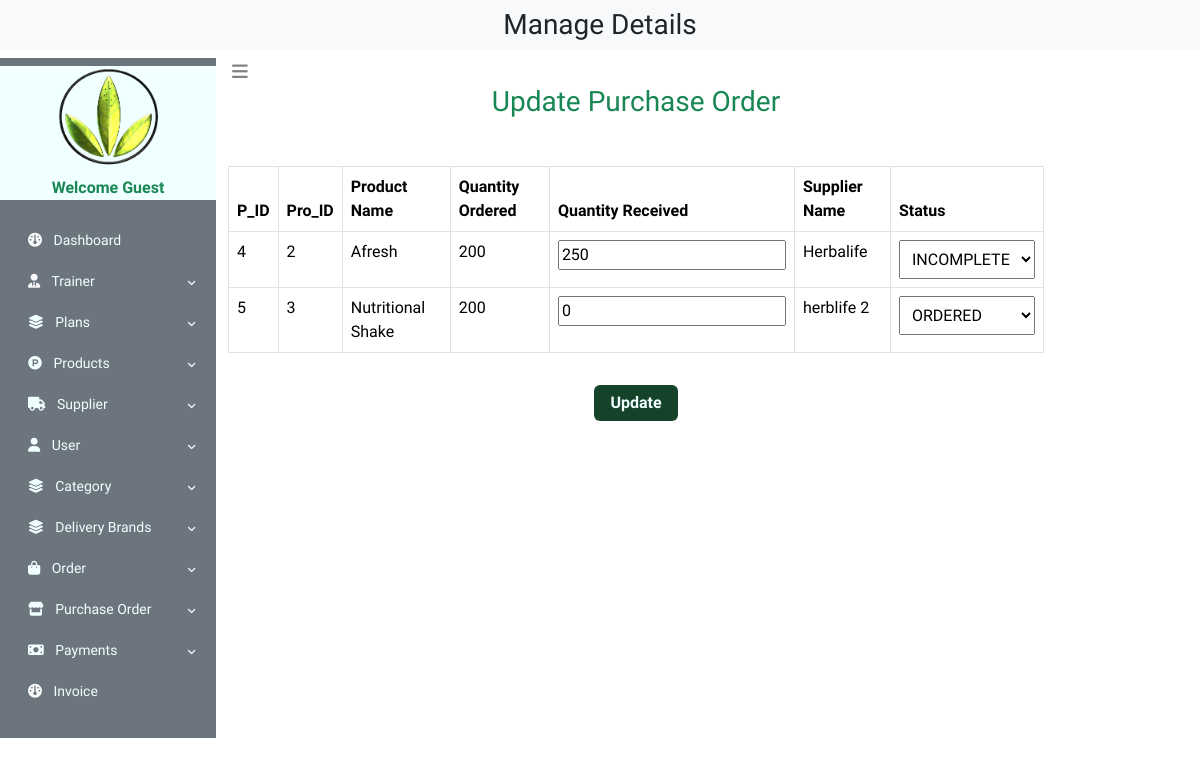
Screenshot of /admin_home.php?update_p_order=1711533018 with the database file from the repository.
### tables this page shows
CREATE TABLE `product_orders` (
  `p_s_id` int(11) NOT NULL,
  `supplier_id` int(11) NOT NULL,
  `pro_id` int(11) NOT NULL,
  `quantity_ordered` int(11) NOT NULL,
  `quantity_recieved` int(11) NOT NULL,
  `quantity_remaining` int(11) NOT NULL,
  `quantity_delivered` int(11) NOT NULL,
  `status` varchar(255) NOT NULL,
  `batch` int(20) DEFAULT NULL,
  `created_at` timestamp NOT NULL DEFAULT current_timestamp() ON UPDATE current_timestamp(),
  `admin_id` int(11) NOT NULL
);

CREATE TABLE `products` (
  `pro_id` int(11) NOT NULL,
  `admin_id` int(11) NOT NULL,
  `stock` int(11) NOT NULL,
  `pro_name` varchar(100) NOT NULL,
  `pro_quantity` int(100) NOT NULL,
  `pro_des` varchar(255) NOT NULL,
  `pro_keyword` varchar(255) NOT NULL,
  `pro_cost_price` varchar(255) NOT NULL,
  `pro_price` varchar(100) NOT NULL,
  `margin` int(11) NOT NULL,
  `category_id` int(11) NOT NULL,
  `brand_id` int(11) NOT NULL,
  `pro_image` varchar(255) NOT NULL,
  `pro_image2` varchar(255) NOT NULL,
  `pro_image3` varchar(255) NOT NULL,
  `date` timestamp NOT NULL DEFAULT current_timestamp() ON UPDATE current_timestamp(),
  `status` varchar(100) NOT NULL,
  `supplier_id` int(11) NOT NULL
);

CREATE TABLE `supplier` (
  `supplier_id` int(11) NOT NULL,
  `admin_id` int(11) NOT NULL,
  `supplier_name` varchar(255) NOT NULL,
  `added_at` timestamp NOT NULL DEFAULT current_timestamp() ON UPDATE current_timestamp(),
  `email` varchar(255) NOT NULL,
  `updated_at` timestamp NOT NULL DEFAULT current_timestamp()
);

### update_p_order.php (the view, shortened to what this page needs)
<?php
$servername = "localhost";
$username = "root";
$password = "";
$dbname = "life";
$conn = new mysqli($servername, $username, $password, $dbname);
if(isset($_GET['update_p_order'])) {
    $edit_id = $_GET['update_p_order'];
    $get_data = "SELECT * FROM `product_orders` WHERE batch = $edit_id";
    $result_edit = $conn->query($get_data);
}
?>
<!DOCTYPE html>
<html lang="en">
<head>
    <link rel="stylesheet" href="https://pro.fontawesome.com/releases/v5.10.0/css/all.css"/>
    <link rel="stylesheet" href="https://cdnjs.cloudflare.com/ajax/libs/font-awesome/6.5.1/css/all.min.css" />
    <link rel="stylesheet" href="profile.css">
    <link href="https://cdn.jsdelivr.net/npm/bootstrap@5.3.3/dist/css/bootstrap.min.css" rel="stylesheet">
</head>
<body>
    <h3 class="text-success text-center">Update Purchase Order</h3>
    <div class="container mt-5">
        <form action="" method="post" enctype="multipart/form-data">
            <?php
            if($result_edit->num_rows > 0) {
                echo '<table class="table table-bordered mt-3">
                        <thead>
                            <tr>
                                <th>P_ID</th>
                                <th>Pro_ID</th>
                                <th>Product Name</th>
                                <th>Quantity Ordered</th>
                                <th>Quantity Received</th>
                                <th>Supplier Name</th>
                                <th>Status</th>
                            </tr>
                        </thead>
                        <tbody>';
                while($row = mysqli_fetch_assoc($result_edit)) {
                    $p_id = $row['p_s_id'];
                    $pro_id = $row['pro_id'];
                    $quantity_ordered = $row['quantity_ordered'];
                    $quantity_received = $row['quantity_recieved'];
                    $supplier_id = $row['supplier_id'];
                    $select_supplier = "SELECT * FROM `supplier` WHERE `supplier_id` = '$supplier_id'";
                    $result_supplier = $conn->query($select_supplier);
                    $row_supplier = mysqli_fetch_assoc($result_supplier);
                    $supplier_name = $row_supplier['supplier_name'];
                    $select_products = "SELECT * FROM `products` WHERE `pro_id` = '$pro_id'";
                    $result_products = $conn->query($select_products);
                    $row_products = mysqli_fetch_assoc($result_products);
                    $pro_name = $row_products['pro_name'];
                    echo "<tr>";
                    echo "<td>" . $p_id . "</td>";
                    echo "<td>" . $pro_id . "</td>";
                    echo "<td>" . $pro_name . "</td>";
                    echo "<td>" . $quantity_ordered . "</td>";
                    echo "<td><input type='number' name='quantity_received[]' id='quantity_received' value='$quantity_received'></td>";
                    echo "<td>" . $supplier_name . "</td>";
                    echo "<td>
                            <select name='status[]' id='status' class='p-2'>
                                <option value='ORDERED' " . ($row['status'] == 'ORDERED' ? 'selected' : '') . ">ORDERED</option>
                                <option value='ARRIVED' " . ($row['status'] == 'ARRIVED' ? 'selected' : '') . ">ARRIVED</option>
                                <option value='INCOMPLETE' " . ($row['status'] == 'INCOMPLETE' ? 'selected' : '') . ">INCOMPLETE</option>
                            </select></td>";
                    echo "</tr>";
                }
                echo '</tbody>
                    </table>';
            } else {
                echo "No matching records found.";
            }
            ?>
            <div class="text-center">
                <input type="submit" name="edit_product" value="Update" class="btn px-3 mt-3">
            </div>
        </form>
    </div>
</body>
</html>

### profile.css (style rules this page uses)
body { font-family: 'Spartan',sans-serif; margin: 0; padding: 0; }

### admin_home.php (style rules this page uses)
body { font-family: 'Spartan',sans-serif; margin: 0; padding: 0; }

### update_p_order.php (style rules this page uses)
body { font-family: 'Spartan',sans-serif; margin: 0; padding: 0; }
.btn { border:none; background:rgb(20, 67, 41); font-weight:700; color:azure; }

### rows the page displays
product_orders: p_s_id "4", pro "2", pro.pro_name "Afresh", quantity_ordered "200", quantity_recieved "250", supplier.supplier_name "Herbalife", status "INCOMPLETE"
product_orders: p_s_id "5", pro "3", pro.pro_name "Nutritional Shake", quantity_ordered "200", quantity_recieved "0", supplier.supplier_name "herblife 2", status "ORDERED"
